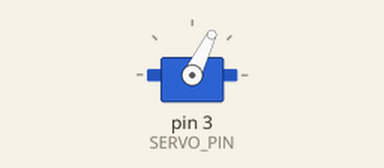
The sketch below on a simulated Arduino Uno, built with avr-gcc and run on an emulated ATmega328P. Shown: servo.

Above: at 0.05 s.
At 10.0 s:
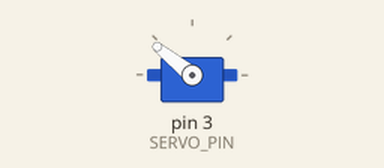
Timing chart, 0 to 13.0 s (numbered marks = the images above):
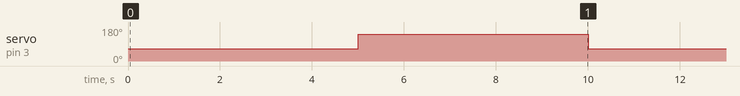

The sketch:

servotest.ino
```cpp
#include <Servo.h>

#define LOCK_POSITION 2000
#define OPEN_POSITION 1200
#define SERVO_PIN 3
#define MIC_PIN A0


Servo servo;

void lock_box(){
  servo.writeMicroseconds(LOCK_POSITION);
}

void open_box(){
  servo.writeMicroseconds(OPEN_POSITION);
}

void setup() {
  //Initialize servo.
  pinMode(SERVO_PIN, OUTPUT);
  servo.attach(SERVO_PIN);
}

void loop() {
  //5 second cycle of locked and unlocked.
  open_box();
  delay(5000);
  lock_box();
  delay(5000);
}
```

Measured:
- by itself, servo on pin 3 (SERVO_PIN): alternates 141° for 5.0 s and 64° for 5.0 s
